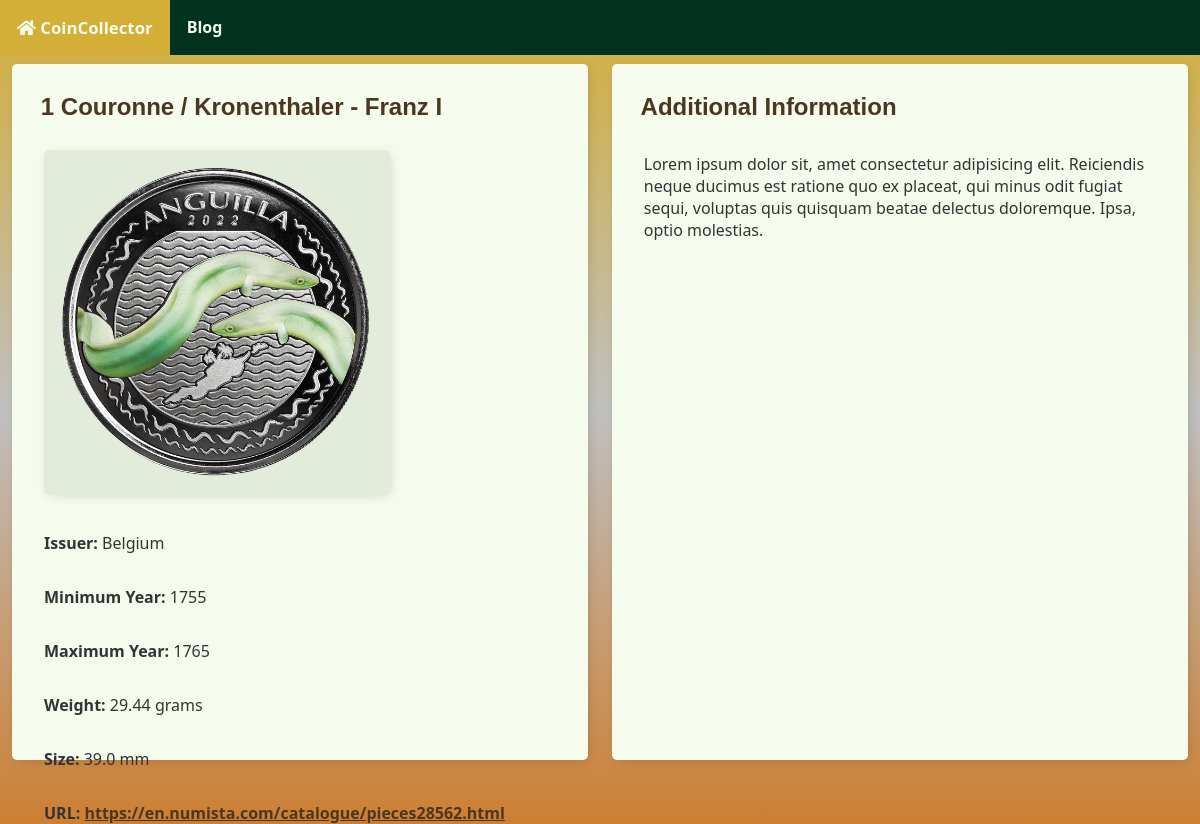
Screenshot of /coin/551/ with the database file from the repository.
### base/models.py (models this page shows, shortened)
class Coin(models.Model):
    url = models.CharField(max_length=300, null=False, blank=False)
    title = models.CharField(max_length=300, null=False, blank=False)
    issuer = models.ForeignKey(Issuer, on_delete=models.CASCADE, null=False, blank=False)
    minYear = models.IntegerField(null=False, blank=False)
    maxYear = models.IntegerField(null=False, blank=False)
    weight = models.FloatField(null=False, blank=False)
    size = models.FloatField(null=False, blank=False)
    class Meta:
        ordering = ['issuer', 'title']

class Issuer(models.Model):
    code = models.CharField(max_length=100, null=False, blank=False)
    name = models.CharField(max_length=100, null=False, blank=False)
    class Meta:
        ordering = ['name']

### base/views.py (the view)
# urls.py: path('coin/<int:pk>/', views.CoinDetailView.as_view(), name='coin'),
class CoinDetailView(DetailView):
    model = Coin
    context_object_name = 'coin'
    template_name = 'base/coin_detail.html'
    def get_context_data(self, **kwargs):
        context = super().get_context_data(**kwargs)
        return context

### base/templates/base/coin_detail.html (shortened to what this page needs)
{% extends 'base/main.html' %}
{% block content %}
{% load static %}
<div class="nav-bar">
    <ul>
        <li><a class="active" href="{% url 'list' %}"><i class="fas fa-home"></i> CoinCollector</a></li>
        <li><a href="{% url 'blogpost_list' %}">Blog</a></li>
    </ul>
</div>
<div class="coin-detail-container">
    <div class="coin-detail-card">
        <h2>{{ coin.title }}</h2>
        <img src="{% static '/resources/coin.png' %}" alt="{{ coin.title }}">
        <p><strong>Issuer:</strong> {{ coin.issuer.name }}</p>
        <p><strong>Minimum Year:</strong> {{ coin.minYear }}</p>
        <p><strong>Maximum Year:</strong> {{ coin.maxYear }}</p>
        <p><strong>Weight:</strong> {{ coin.weight }} grams</p>
        <p><strong>Size:</strong> {{ coin.size }} mm</p>
        <p><strong>URL:</strong> <a href="{{ coin.url }}" target="_blank">{{ coin.url }}</a></p>
    </div>
    <div class="coin-detail-card">
        <h2>Additional Information</h2>
        <p>Lorem ipsum dolor sit, amet consectetur adipisicing elit. Reiciendis neque ducimus est ratione quo ex placeat, qui minus odit fugiat sequi, voluptas quis quisquam beatae delectus doloremque. Ipsa, optio molestias.</p>
    </div>
</div>
{% endblock content %}

### base/templates/base/main.html (style rules this page uses)
:root { --gold: #D4AF37; --bronze: #CD7F32; --silver: #C0C0C0; --cream: #f5fcee; --deep-green: #013220; --muted-green: #556B2F; --light-beige: #F5F5DC; --dark-gray: #333333; --soft-white: #FAFAFA; --dark-brown: #4B3621; --charcoal: #36454F; }
body { background: linear-gradient(to bottom, #D4AF37, #C0C0C0, #CD7F32) fixed; }
body, html { margin: 0; padding: 0; font-family: ui-sans-serif, system-ui, -apple-system, BlinkMacSystemFont, Segoe UI, Roboto, Helvetica Neue, Arial, Noto Sans, sans-serif, Apple Color Emoji, Segoe UI Emoji, Segoe UI Symbol, Noto Color Emoji; scrollbar-width: thin; scrollbar-color: #888 #f1f1f1; }
.nav-bar { position: fixed; top: 0; left: 0; width: 100%; z-index: 100; background-color: var(--deep-green); display: flex; justify-content: space-between; padding: 0; overflow: hidden; }
.nav-bar ul { list-style-type: none; margin: 0; padding: 0; display: flex; width: 100%; }
.nav-bar ul li { padding: 0; }
.nav-bar ul li a { color: #f5fcee; text-decoration: none; display: block; text-align: center; padding: 16px 17px; font-weight: 600; }
.active { background-color: var(--gold); font-size: 105%; }
h1, h2, h3, h4, h5, h6 { font-family: 'Raleway', sans-serif; }
a, p, label, .help-pass-list-container { color: var(--dark-brown); }
a, label { font-weight: 600; }
.coin-detail-container { display: flex; max-width: 98%; justify-content: space-between; margin: 20px auto; border-radius: 5px; height: calc(100vh - 6.5em); margin-top: 4em; }
.coin-detail-card { flex: 0 0 49%; background-color: var(--cream); box-shadow: 2px 2px 13px -4px rgba(0, 0, 0, 0.21); border-radius: 5px; }
.coin-detail-card img { width: 60%; background-color: #e3ecda; box-shadow: 2px 2px 13px -4px rgba(0, 0, 0, 0.21); border-radius: 5px; margin-left: 2em; height: auto; }
.coin-detail-card h2 { margin: 1.2em; }
.coin-detail-card h2, .coin-detail-card p { color: var(--dark-brown); }
.coin-detail-card p { color: var(--dark-gray); margin: 2em; }

### rows the page displays
Coin: title "1 Couronne / Kronenthaler - Franz I", issuer.name "Belgium", minYear "1755", maxYear "1765", weight "29.44", size "39.0", url "https://en.numista.com/catalogue/pieces28562.html"
